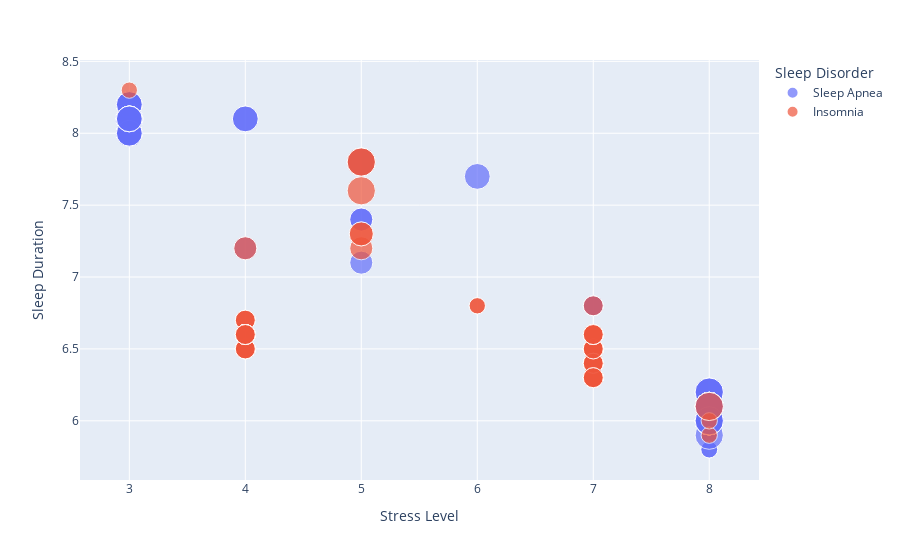

Notebook source saved alongside this figure:
### Code cell
fig = px.scatter(df, x='Stress Level', y='Sleep Duration', color='Sleep Disorder', 
                 size='Physical Activity Level', hover_data=['Age'])
fig.show()

### Figure 1 — Plotly figure (JSON) as saved in the notebook; plotly's stock layout.template omitted (floating-point values rounded to 4 significant figures)
{"data": [{"customdata": [[28], [28], [29], [29], [30], [31], [34], [34], [35], [36], [36], [38], [38], [42], [42], [43], [43], [48], [49], [49], [49], [49], [49], [49], [49], [49], [49], [49], [50], [50], [50], [50], [50], [50], [50], [50], [50], [50], [50], [50], [50], [50], [50], [50], [50], [51], [51], [51], [55], [55], [57], [57], [57], [57], [57], [57], [57], [57], [58], [58], [58], [58], [58], [58], [59], [59], [59], [59], [59], [59], [59], [59], [59], [59], [59], [59], [59], [59]], "hovertemplate": "Sleep Disorder=Sleep Apnea<br>Stress Level=%{x}<br>Sleep Duration=%{y}<br>Physical Activity Level=%{marker.size}<br>Age=%{customdata[0]}<extra></extra>", "legendgroup": "Sleep Apnea", "marker": {"color": "#636efa", "size": [30, 30, 40, 30, 35, 75, 32, 32, 60, 35, 60, 60, 60, 45, 45, 90, 45, 90, 90, 90, 90, 90, 90, 90, 90, 90, 85, 85, 90, 90, 90, 90, 90, 90, 90, 90, 90, 90, 90, 90, 90, 90, 90, 90, 90, 90, 90, 90, 75, 75, 75, 75, 75, 75, 75, 75, 75, 75, 75, 75, 75, 75, 75, 75, 75, 75, 75, 75, 75, 75, 75, 75, 75, 75, 75, 75, 75, 75], "sizemode": "area", "sizeref": 0.225, "symbol": "circle"}, "mode": "markers", "name": "Sleep Apnea", "orientation": "v", "showlegend": true, "type": "scatter", "x": [8, 8, 7, 8, 7, 6, 8, 8, 5, 7, 4, 5, 5, 7, 7, 5, 7, 8, 8, 8, 8, 8, 8, 8, 8, 8, 3, 3, 8, 8, 8, 8, 8, 8, 8, 8, 8, 8, 8, 8, 8, 8, 8, 8, 8, 8, 8, 8, 4, 4, 3, 3, 3, 3, 3, 3, 3, 3, 3, 3, 3, 3, 3, 3, 3, 3, 3, 3, 3, 3, 3, 3, 3, 3, 3, 3, 3, 3], "xaxis": "x", "y": [5.9, 5.9, 6.5, 6.0, 6.4, 7.7, 5.8, 5.8, 7.4, 6.6, 7.2, 7.1, 7.4, 6.8, 6.8, 7.8, 6.5, 5.9, 6.0, 6.1, 6.1, 6.1, 6.1, 6.2, 6.2, 6.2, 8.1, 8.1, 6.1, 6.0, 6.0, 6.0, 6.0, 6.0, 6.0, 6.0, 6.1, 6.0, 6.1, 6.1, 6.0, 6.1, 6.0, 6.1, 6.1, 6.0, 6.1, 6.1, 8.1, 8.1, 8.2, 8.2, 8.2, 8.2, 8.2, 8.1, 8.1, 8.1, 8.0, 8.0, 8.0, 8.0, 8.0, 8.0, 8.2, 8.2, 8.2, 8.2, 8.0, 8.0, 8.1, 8.0, 8.1, 8.1, 8.0, 8.1, 8.1, 8.1], "yaxis": "y"}, {"customdata": [[28], [29], [29], [30], [33], [36], [36], [39], [39], [41], [42], [43], [43], [43], [43], [43], [43], [43], [43], [43], [43], [43], [43], [43], [43], [43], [43], [43], [44], [44], [44], [44], [44], [44], [44], [44], [44], [44], [44], [44], [44], [44], [44], [44], [44], [44], [44], [44], [44], [44], [44], [44], [44], [44], [44], [44], [45], [45], [45], [45], [45], [45], [45], [45], [45], [45], [45], [48], [48], [50], [52], [52], [52], [52], [52], [52], [53]], "hovertemplate": "Sleep Disorder=Insomnia<br>Stress Level=%{x}<br>Sleep Duration=%{y}<br>Physical Activity Level=%{marker.size}<br>Age=%{customdata[0]}<extra></extra>", "legendgroup": "Insomnia", "marker": {"color": "#EF553B", "size": [30, 40, 40, 35, 30, 60, 35, 60, 40, 90, 45, 45, 45, 45, 45, 45, 45, 45, 45, 45, 45, 45, 45, 45, 45, 45, 90, 90, 45, 45, 45, 45, 45, 45, 45, 45, 45, 45, 45, 45, 45, 45, 45, 45, 45, 45, 45, 45, 45, 45, 45, 45, 45, 45, 45, 45, 30, 30, 45, 45, 45, 45, 45, 45, 45, 45, 45, 65, 65, 90, 45, 45, 45, 45, 45, 45, 30], "sizemode": "area", "sizeref": 0.225, "symbol": "circle"}, "mode": "markers", "name": "Insomnia", "orientation": "v", "showlegend": true, "type": "scatter", "x": [8, 7, 7, 7, 8, 4, 7, 5, 7, 5, 7, 4, 7, 4, 7, 4, 7, 7, 7, 7, 7, 7, 7, 7, 7, 7, 5, 5, 4, 7, 7, 7, 4, 7, 4, 7, 4, 7, 4, 7, 4, 7, 4, 7, 7, 4, 7, 7, 4, 7, 7, 4, 7, 4, 7, 7, 6, 6, 4, 4, 4, 4, 4, 4, 4, 4, 4, 5, 5, 8, 7, 7, 7, 7, 7, 7, 3], "xaxis": "x", "y": [5.9, 6.3, 6.5, 6.4, 6.0, 7.2, 6.6, 7.2, 6.5, 7.6, 6.5, 6.7, 6.3, 6.7, 6.5, 6.7, 6.4, 6.5, 6.5, 6.5, 6.5, 6.5, 6.5, 6.5, 6.5, 6.5, 7.8, 7.8, 6.6, 6.4, 6.3, 6.4, 6.6, 6.3, 6.6, 6.3, 6.6, 6.3, 6.6, 6.3, 6.6, 6.3, 6.6, 6.3, 6.4, 6.5, 6.3, 6.4, 6.5, 6.3, 6.4, 6.5, 6.3, 6.5, 6.3, 6.8, 6.8, 6.8, 6.5, 6.5, 6.5, 6.5, 6.6, 6.6, 6.6, 6.6, 6.6, 7.3, 7.3, 6.1, 6.5, 6.5, 6.6, 6.6, 6.6, 6.6, 8.3], "yaxis": "y"}], "layout": {"legend": {"itemsizing": "constant", "title": {"text": "Sleep Disorder"}, "tracegroupgap": 0}, "margin": {"t": 60}, "xaxis": {"anchor": "y", "domain": [0, 1], "title": {"text": "Stress Level"}}, "yaxis": {"anchor": "x", "domain": [0, 1], "title": {"text": "Sleep Duration"}}}}
